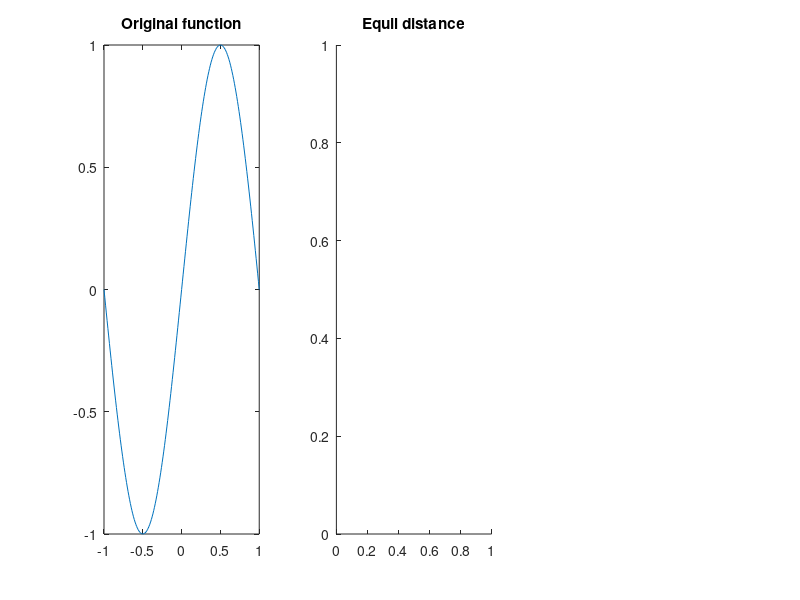

Source code (MATLAB): (Note: this script raises an error after producing the figure.)
close all
clear 
clc

X_equil = -1:0.2:1;
y1_e = sin(pi*X_equil);
y2_e = 1./(1+25*(X_equil.^2));
y3_e = abs(X_equil);

X_cheby = [];
for k = 1:11
    X_cheby = [0.5*(-1+1)+0.5*(1+1)*cos(pi*(2*k-1)./(2*11)) X_cheby];
end
y1_c = sin(pi*X_cheby);
y2_c = 1./(1+25*(X_cheby.^2));
y3_c = abs(X_cheby);


X = -1:0.01:1;

%%function1
y = sin(pi*X);
yy1 = spline(X_equil,y1_e,X);
yy2 = spline(X_cheby,y1_c,X);
subplot(1,3,1);

plot(X,yy1);
%hold on;
%plot(X,yy2);
title('Original function');
hold on;

subplot(1,3,2)
title('Equil distance');
hold on;
coeffs = nSpline(X_equil,y1_e);
for i = 1:10
    coeff = coeffs((i-1)*4+1:i*4);
    x = -1+(i-1)*0.2:0.01:-1+i*0.2;
    y_my_e = coeff(1)+coeff(2)*x+coeff(3)*x.^2+coeff(4)*x.^3;
    plot(x,y_my_e);
    hold on;
end


subplot(1,3,3);
title('Cheb points');
coeffs = nSpline(X_cheby,y1_c);
for x = -1:0.01:1;
    if x < X_cheby(1) || x > X_cheby(11)
        hold on
        continue
    end
    if x >= X_cheby(1) && x <= X_cheby(2)
        coeff = coeffs(1:4);
    end
    if x >= X_cheby(2) && x <= X_cheby(3)
        coeff = coeffs(5:8);
    end
    if x >= X_cheby(3) && x <= X_cheby(4)
        coeff = coeffs(9:12);
    end
    if x >= X_cheby(4) && x <= X_cheby(5)
        coeff = coeffs(13:16);
    end
    if x >= X_cheby(5) && x <= X_cheby(6)
        coeff = coeffs(17:20);
    end
    if x >= X_cheby(6) && x <= X_cheby(7)
        coeff = coeffs(21:24);
    end
    if x >= X_cheby(7) && x <= X_cheby(8)
        coeff = coeffs(25:28);
    end
    if x >= X_cheby(8) && x <= X_cheby(9)
        coeff = coeffs(29:32);
    end
    if x >= X_cheby(9) && x <= X_cheby(10)
        coeff = coeffs(33:36);
    end
    if x >= X_cheby(10) && x <= X_cheby(11)
        coeff = coeffs(37:40);
    end
    y_my_e = coeff(1)+coeff(2)*x+coeff(3)*x.^2+coeff(4)*x.^3;

    plot(x,y_my_e,'o');
    hold on;
end